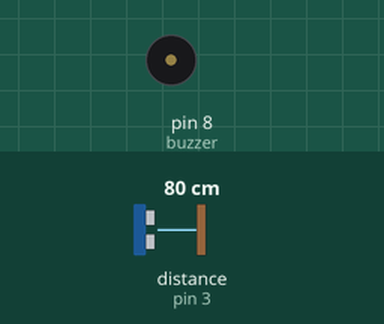
The sketch below on a simulated Arduino Uno, built with avr-gcc and run on an emulated ATmega328P. On the bench: buzzer (waves = sounding, pin HIGH). Wiring (inferred from the names in the program): ultrasonic range finder: trigger pin 2; echo pin 3. The inputs (shaded band) are chosen by the test bench; at power-on: distance to the obstacle (sensor on pin 3) 80 cm. The echo pulse lasts 58.3 µs per cm; pins used as bus, display or sensor lines are not drawn.

Above: at 1.8 s.
1.9 s: distance to the obstacle (sensor on pin 3) set to 2 cm
At 2.8 s:
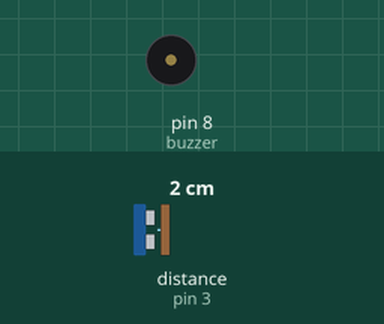
5.4 s: distance to the obstacle (sensor on pin 3) set to 35 cm
At 5.64 s:
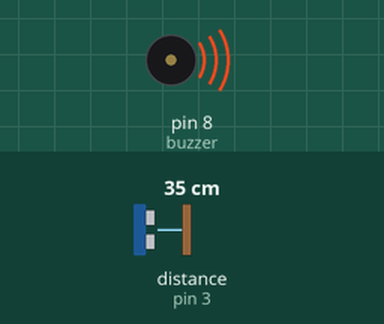
Timing chart, 0 to 14.9 s (numbered marks = the images above; inputs shaded):
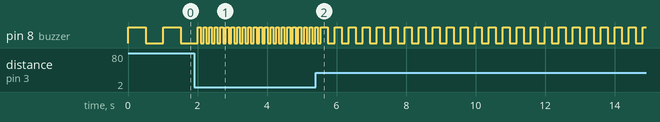

The sketch:

blind_assistance_system.ino
```cpp
#define trigPin 2
#define echoPin 3
#define buzzer 8

long duration;
int distance;

void setup() {
  pinMode(trigPin, OUTPUT);
  pinMode(echoPin, INPUT);
  pinMode(buzzer, OUTPUT);
}

void loop() {
  digitalWrite(trigPin, LOW);
  delayMicroseconds(2);
  digitalWrite(trigPin, HIGH);
  delayMicroseconds(10);
  digitalWrite(trigPin, LOW);

  duration = pulseIn(echoPin, HIGH);
  distance = duration * 0.034 / 2;

  if (distance > 120 || distance == 0) {
    digitalWrite(buzzer, LOW);
  }
  else if (distance > 60) {
    beep(500);
  }
  else if (distance > 30) {
    beep(200);
  }
  else {
    beep(80);
  }
}

void beep(int d) {
  digitalWrite(buzzer, HIGH);
  delay(d);
  digitalWrite(buzzer, LOW);
  delay(d);
}
```

Measured:
- after the input at 1.9 s, pin 8 (buzzer): alternates HIGH for 0.08 s and LOW for 0.08 s, starting after 0.19 s
- by itself, pin 8 (buzzer): alternates HIGH for 0.50 s and LOW for 0.51 s
